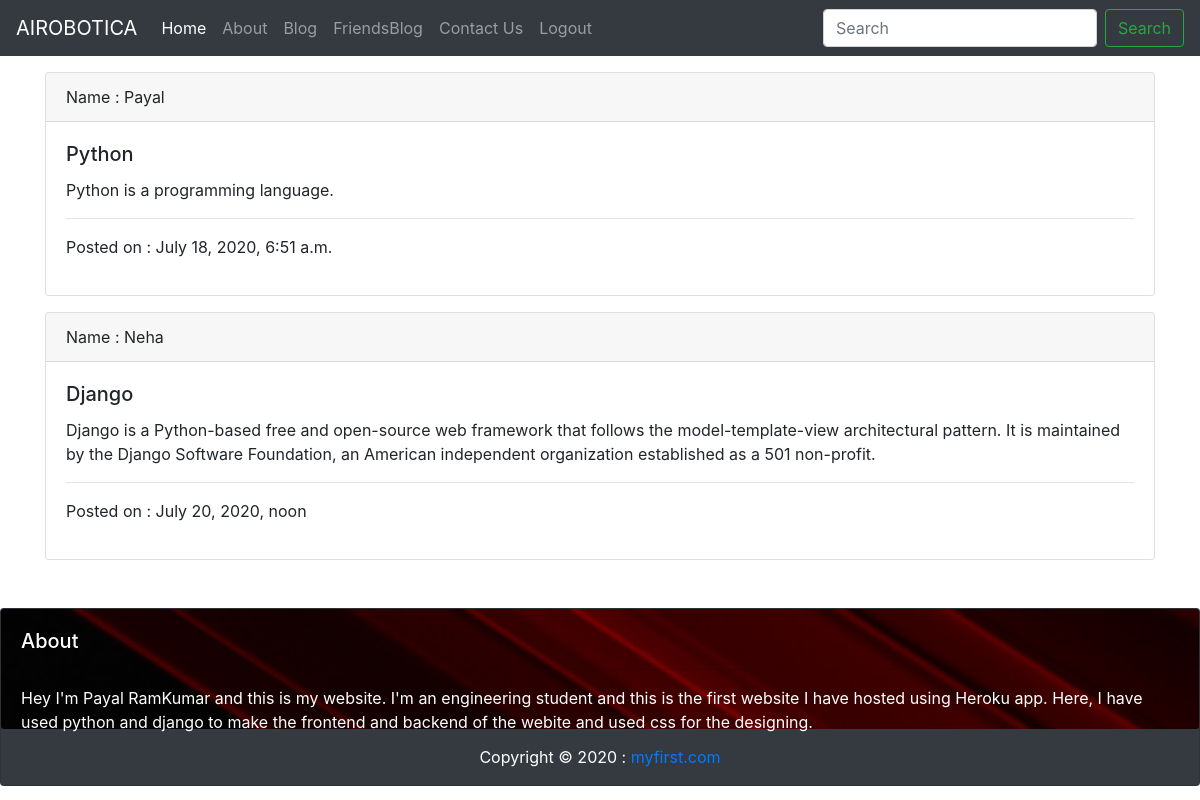
/handleFriendsBlog (signed in), run on the app's committed database.
### app/models.py (models this page shows, shortened)
class BlogPost(models.Model):
    sno=models.AutoField(primary_key=True)
    title=models.CharField(max_length=50)
    content=models.TextField()
    name=models.CharField(max_length=25)
    timeStamp=models.DateTimeField(blank=True)

### app/views.py (the view)
# urls.py: path('handleFriendsBlog',views.friends,name='friends'),
def friends(request):
    if not request.user.is_authenticated:
        messages.error(request,"PLEASE LOGIN AND TRY AGAIN")
        return redirect('/login')
    allPosts=BlogPost.objects.all()
    context={'allPosts':allPosts}
    return render(request,'friends.html',context)

### templates/friends.html (shortened to what this page needs)
{% extends 'basic.html' %}
{% block body %}
{% for post in allPosts %}
    <div class="container mt-3">
        <div class="card">
            <div class="card-header">
                Name : {{post.name}}
            </div>
            <div class="card-body">
                <h5 class="card-title">{{post.title}}</h5>
                <p class="card-text">{{post.content}}</p>
                <hr>
                <p>Posted on : {{post.timeStamp}}</p>
            </div>
        </div>
    </div>
{% endfor %}
{% endblock body %}

### data on the page
BlogPost: name "Payal", title "Python", content "Python is a programming language.", timeStamp "July 18, 2020, 6:51 a.m."
BlogPost: name "Neha", title "Django", content "Django is a Python-based free and open-source web framework that follows the model-template-view architectural pattern. It is maintained by the Django Software Foundation, an American independent organization established as a 501 non-profit.", timeStamp "July 20, 2020, noon"
